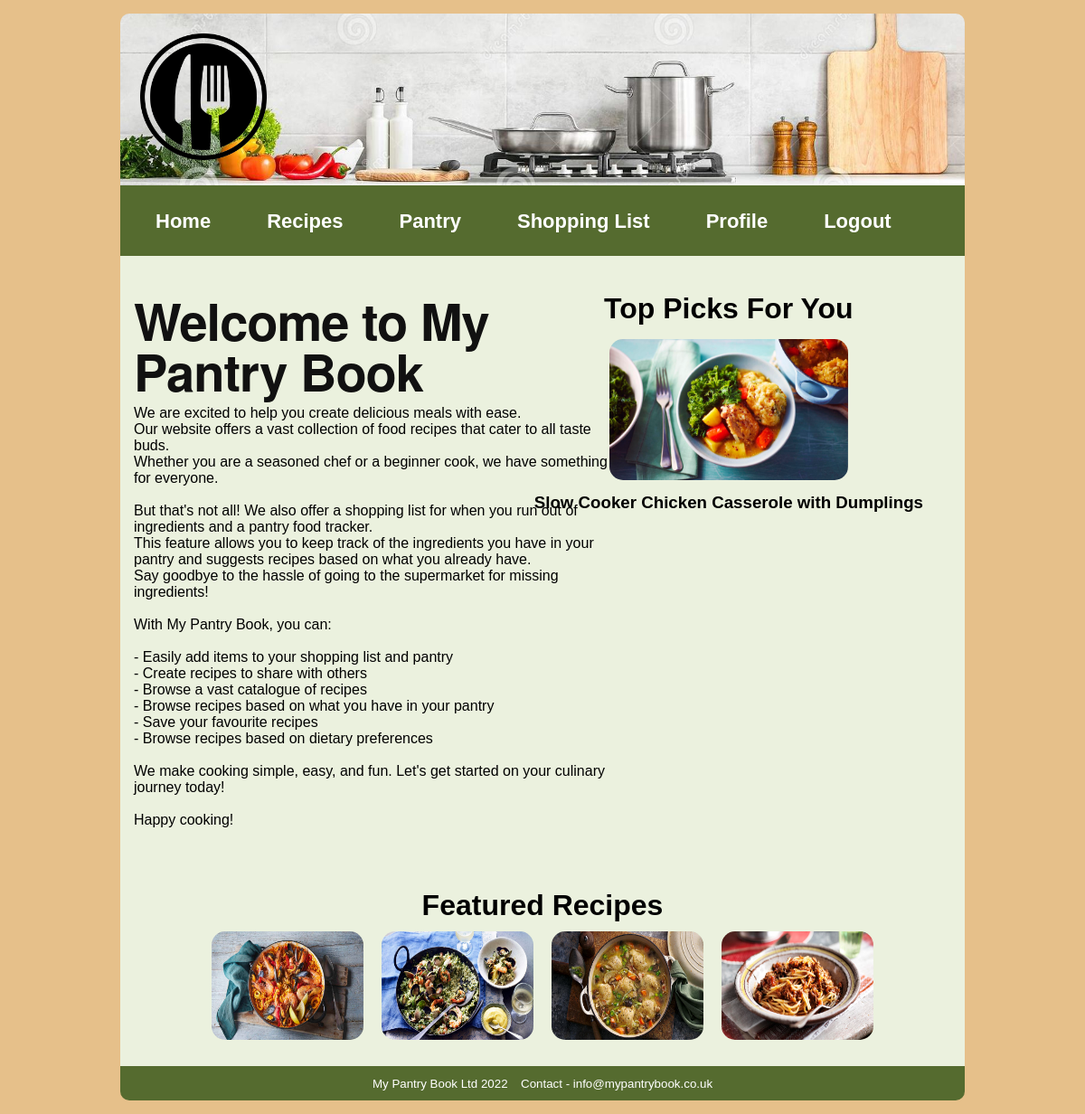
The page /Website/home.php (signed in) on the database its author committed.
### tables this page shows
CREATE TABLE `recipe` (
  `recipe_id` int(10) UNSIGNED NOT NULL,
  `name` varchar(128) NOT NULL,
  `image` varchar(50) NOT NULL,
  `description` text DEFAULT NULL,
  `method` text DEFAULT NULL,
  `featured` bit(1) NOT NULL DEFAULT b'0',
  `vegetarian` bit(1) NOT NULL DEFAULT b'0',
  `vegan` bit(1) NOT NULL DEFAULT b'0'
);

### Website/home.php (the view, shortened to what this page needs)
<!DOCTYPE html>
<html lang="en">
<head>
    <link rel="stylesheet" href="style.css" type="text/css" media="screen,projection" />
</head>
<body>
    <div id="container">
        <header>
            <div id="header">
                <a href="home.php"><img src="Images/logo.png" alt="Logo" width="140" height="140"></a>
            </div>
        </header>
        <nav class="navbar">
            <ul class="nav-links">
                <div class="menu">
                    <li><a href="home.php">Home</a></li>
                    <li class="services">
                        <a href="view-all-recipes.php">Recipes</a>
                    </li>
                    <li><a href="pantry.php">Pantry</a></li>
                    <li><a href="shopping-list.php">Shopping List</a></li>
                    <li><a href="view-account.php">Profile</a></li>
                    <li><a href="logout.php">Logout</a></li>
                </div>
            </ul>
        </nav>
        <?php
        $mysqli = new mysqli("localhost", "root", "", "projectdb");
        ?>
        <div class="main">
            <div class="card">
                <div id="recipe_top_picks">
                    <h1>Top Picks For You</h1>
                    <?php
                    if ($res = $mysqli->query('SELECT * from recipe r WHERE NOT EXISTS
                    (SELECT 1 FROM recipe_ingredient rp LEFT JOIN pantry p ON rp.ingredient_id = p.ingredient_id AND p.iduser = ' . $_COOKIE["idUser"] . '
                    WHERE rp.recipe_id = r.recipe_id AND p.ingredient_id IS NULL)')) {
                        if ($res->data_seek(0)) {
                            while ($row = $res->fetch_assoc()) {
                                ?>
                                <div>
                                    <?php
                                    echo '<a href="recipe.php?id=' . $row['recipe_id'] . '"><img width="600" src="images/' . $row['image'] . '"></a></br>';
                                    echo "<h3> " . $row['name'] . "</h3>\n";
                                    ?>
                                </div>
                                <?php
                            }
                        } else {
                            echo "<br>To begin seeing bespoke recipes start adding food items to your pantry";
                        }
                    } else {
                        echo "<h1>Oops... something went wrong, please try again</h1>\n";
                    }
                    ?>
                </div>
            </div>
            <div id="main_body2">
                <br>
                <h1>Welcome to My Pantry Book</h1>
                <p>We are excited to help you create delicious meals with ease.<br>
                    Our website offers a vast collection of food recipes that cater to all taste buds.<br>
                    Whether you are a seasoned chef or a beginner cook, we have something for everyone.<br>
                    <br>But that's not all! We also offer a shopping list for when you run out of ingredients and a
                    pantry food tracker.<br> This feature allows you to keep track of the ingredients you have in your
                    pantry and suggests recipes based on what you already have.<br> Say goodbye to the hassle of going
                    to the supermarket for missing ingredients!<br>
                    <br>With My Pantry Book, you can:<br>
                    <br>- Easily add items to your shopping list and pantry
                    <br>- Create recipes to share with others
                    <br>- Browse a vast catalogue of recipes
                    <br>- Browse recipes based on what you have in your pantry
                    <br>- Save your favourite recipes
                    <br>- Browse recipes based on dietary preferences<br>
                    <br>We make cooking simple, easy, and fun. Let's get started on your culinary journey today!<br>
                    <br>Happy cooking!
                </p>
            </div>
            <div class="card">
                <div id="featured_recips">
                    <div class="products">
                        <h1><br>Featured Recipes</h1>
                        <?php
                        if ($res = $mysqli->query('SELECT recipe_id, image FROM recipe WHERE featured = "1";')) {
                            if ($res->data_seek(0)) {
                                while ($row = $res->fetch_assoc()) {
                                    echo '<a href="recipe.php?id=' . $row['recipe_id'] . '"><img width="600" src="images/' . $row['image'] . '"></a>';
                                }
                            } else {
                                echo "<br>No Recipes Found";
                            }
                        } else {
                            echo "<h1>Oops... something went wrong, please try again</h1>\n";
                        }
                        ?>
                    </div>
                </div>
            </div>
        </div>
        <footer>
            <ul>
                <li>My Pantry Book Ltd 2022</li>
                <li>Contact - info@mypantrybook.co.uk</li>
            </ul>
        </footer>
    </div>
</body>
</html

### Website/style.css (style rules this page uses)
* { padding: 5px; margin: 0; }
body { font-family: Arial, Verdana, sans-serif; font-style: normal; font-size: 100%; background-color: #e6c08a; }
body { font-family: sans-serif; }
a { text-decoration: none; }
li { list-style: none; }
.navbar { display: flex; align-items: center; justify-content: space-between; padding: 10px; background-color: #556b2f; }
.nav-links a { color: #ffffff; font-weight:bold; font-size: 22px; }
.menu { display: flex; gap: 1em; font-size: 24px; }
.menu li { padding: 5px 14px; }
.services { position: relative; }
#container { margin-left: 10%; margin-right: 10%; }
header, footer, .nav { background-color: #556b2f; color: black; }
header { background-image: url("Images/banner.jpg"); background-size: cover; background-position: center center; height: 180px; width: auto; text-shadow: 8px 8px 4px black; border-top-left-radius: 10px; border-top-right-radius: 10px; }
#header img { padding: 12px; float: left; padding-left: 1vw; }
.main { background-color: #EBF1DE; }
#main_body2 { background-color: #EBF1DE; min-height: 30vh; width: auto; margin-bottom: 0px; border-color: white; border-top-color: black; border-left-color: black; padding-right: 40%;; }
#main_body2 h1 { color: #111; font-size: 42pt; font-family: Helvetica Neue; font-weight: bold; letter-spacing: -1px; line-height: 1; }
.card { text-align: center; }
#recipe_top_picks { padding: 25px; position: absolute; top: 20; right: 12%; }
#recipe_top_picks img { float: center; width: 22vw; height: 13vw; border-radius: 20px 20px 20px 20px; }
#recipe_top_picks>div { top: 10px; left: 10px; right: 10px; bottom: 10px; }
#featured_recips { text-align: center; overflow: hidden; }
#featured_recips img { width: 14vw; height: 10vw; border-radius: 20px 20px 20px 20px; }
footer { text-align: center; min-height: 20px; border-bottom-left-radius: 10px; border-bottom-right-radius: 10px; }
footer ul li { list-style-type: none; display: inline; font-size: 10pt; color: white; }

### rows shown on the page
recipe: image (picture), name "Slow Cooker Chicken Casserole with Dumplings"
recipe: image (picture)
recipe: image (picture)
recipe: image (picture)
recipe: image (picture)
